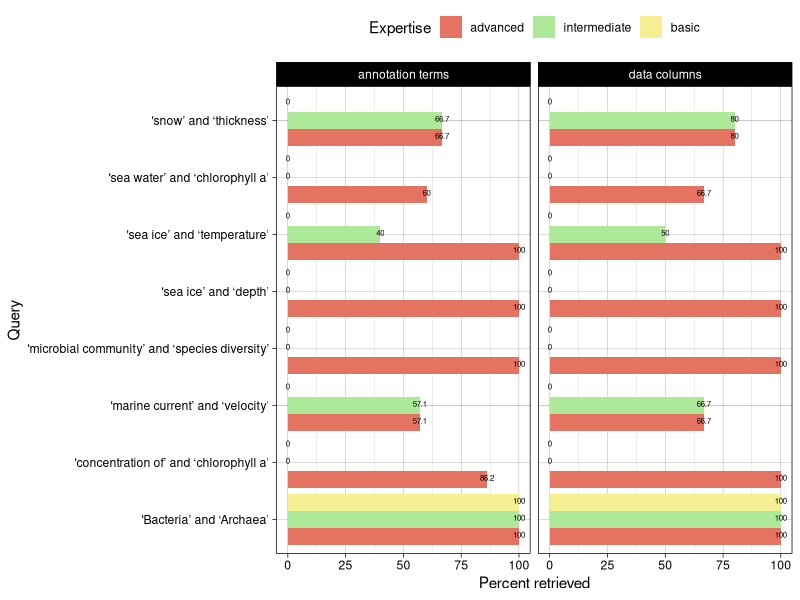
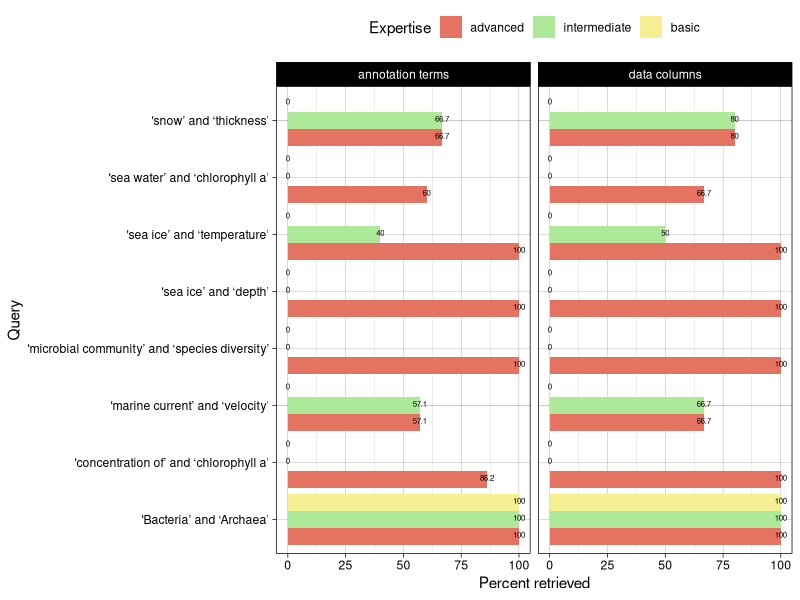

These figures' R source, in order:
library(ggplot2)
library(dplyr)

#from https://stackoverflow.com/questions/12018499/how-to-put-labels-over-geom-bar-for-each-bar-in-r-with-ggplot2

setwd("/home/kai/Desktop/grad_school/marmic/master_thesis/kblumberg_masters_thesis/datastore/competency_questions/querying_exclusive_AND_annotations/analysis")

# plot annotations chart
annotation_number_data <- read.csv(file = "query_and_column_and_annotation_number.csv",header = TRUE)

annotation_number_data <- mutate(annotation_number_data, Expertise = factor(Expertise, levels = c('advanced', 'intermediate', 'basic')))

annotation_number <- ggplot(data=annotation_number_data, aes(x=Query, y=Percent, fill = Expertise)) + 
              geom_col(position="dodge", stat="identity") + 
              coord_flip() +
              theme_linedraw() +
              labs(colour ="Expertise") + scale_fill_manual(values = c("#E47461", "#AEE99A", "#F4F093")) +
              ylab(expression(paste("Percent retrieved" ))) +
              geom_text(aes(label = Percent),
              position = position_dodge(width = 0.9), vjust=0.2, size =2) +
              theme(legend.position = "top")

#annotation_number <- annotation_number + theme(axis.text = element_text(angle = 90, hjust = 1))

annotation_number <- annotation_number + facet_grid(. ~ Sample, scales="free", space="free")

annotation_number

ggsave(filename = "/home/kai/Desktop/grad_school/marmic/master_thesis/kblumberg_masters_thesis/datastore/competency_questions/querying_exclusive_AND_annotations/analysis/query_and_annotation_columns_number.jpeg", 
       plot =  annotation_number, width = 8, height = 5.33)



